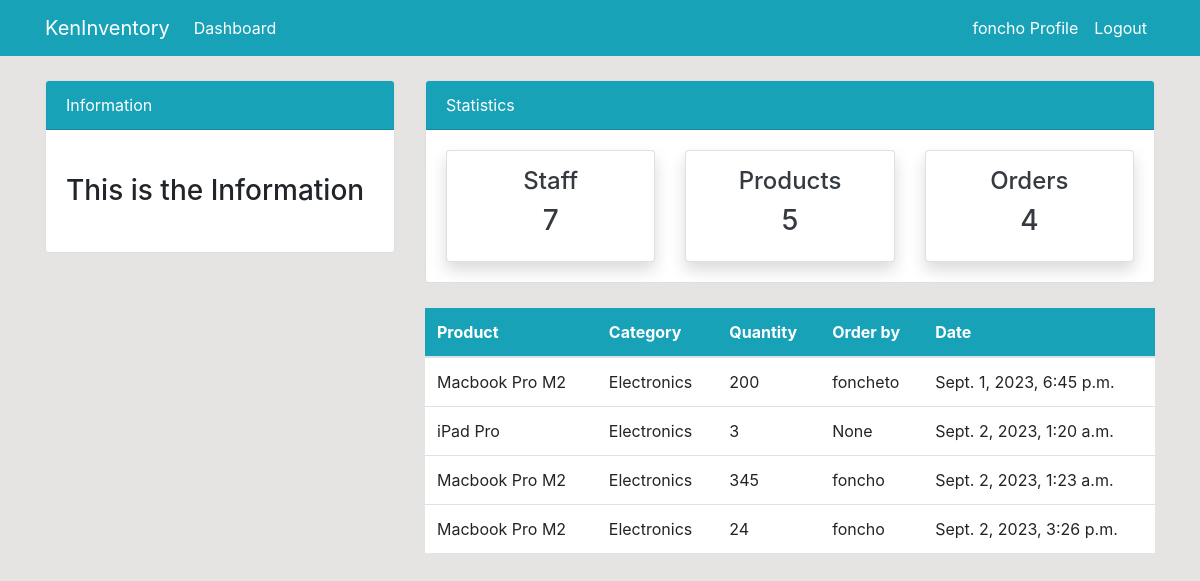
Screenshot of /order/ (signed in) with the database file from the repository.
### dashboard/models.py (models this page shows, shortened)
class Order(models.Model):
    product = models.ForeignKey(Product, on_delete=models.CASCADE, null=True)
    staff = models.ForeignKey(User, on_delete=models.CASCADE, null=True)
    order_quantity = models.PositiveSmallIntegerField(null=True)
    date = models.DateTimeField(auto_now_add=True, null=True)
    class Meta:
        verbose_name_plural = "Order"

class Product(models.Model):
    name = models.CharField(max_length=50, null=True)
    category = models.CharField(choices=CATEGORIES, max_length=20, null=True)
    quantity = models.PositiveSmallIntegerField(null=True)
    class Meta:
        verbose_name_plural = "Product"
    def __str__(self):
        return self.name

### dashboard/views.py (the view)
# urls.py: path("order/", views.order, name="dashboard-order"),
@login_required
def order(request):
    orders = Order.objects.all()
    orders_count = orders.count()
    workers_count = User.objects.all().count()
    items_count = Product.objects.all().count()
    context = {
        "orders": orders,
        "workers_count": workers_count,
        "orders_count": orders_count,
        "items_count": items_count,
    }
    return render(request, "dashboard/order.html", context)

### templates/dashboard/order.html (shortened to what this page needs)
{% extends 'partials/base.html' %}
{% block content %}
{% include 'partials/topnav.html' %}
<div class="container">
    <div class="row my-4">
        <div class="col-md-4">
        </div>
        <div class="col-md-8">
            <table class="table bg-white">
                <thead class="bg-info">
                    <tr class="text-white">
                        <th scope="col">Product</th>
                        <th scope="col">Category</th>
                        <th scope="col">Quantity</th>
                        <th scope="col">Order by</th>
                        <th scope="col">Date</th>
                    </tr>
                </thead>
                <tbody>
                    {% for order in orders %}
                    <tr>
                        <td>{{ order.product }}</td>
                        <td>{{ order.product.category }}</td>
                        <td>{{ order.order_quantity }}</td>
                        <td>{{ order.staff }}</td>
                        <td>
                            {{ order.date }}
                        </td>
                    </tr>
                    {% endfor %}
                </tbody>
            </table>
        </div>
    </div>
</div>
{% endblock %}

### templates/partials/nav.html (shortened to what this page needs)
<nav class="navbar navbar-expand-lg navbar-info bg-info">
    {% if user.is_authenticated %}
    <div class="container">
        <a class="navbar-brand text-white" href="{% url 'dashboard-index' %}">KenInventory</a>
        <div class="collapse navbar-collapse" id="navbarSupportedContent">
            <ul class="navbar-nav mr-auto">
                <li class="nav-item active">
                    <a class="nav-link text-white" href="{% url 'dashboard-index' %}">Dashboard </a>
                </li>
            </ul>
            <ul class="navbar-nav ml-auto">
                <li class="nav-item active">
                    <a class="nav-link text-white" href="{% url 'user-profile' %}">{{ user.username }} Profile </a>
                </li>
                <li class="nav-item">
                    <a class="nav-link text-white" href="{% url 'user-logout' %}">Logout</a>
                </li>
            </ul>
            {% endif %}
        </div>
    </div>
</nav>

### static/style.css (style rules this page uses)
body { background: rgb(230, 227, 227); }

### rows the page displays
Order: product "Macbook Pro M2", product.category "Electronics", order_quantity "200", staff "foncheto", date "Sept. 1, 2023, 6:45 p.m."
Order: product "iPad Pro", product.category "Electronics", order_quantity "3", staff "None", date "Sept. 2, 2023, 1:20 a.m."
Order: product "Macbook Pro M2", product.category "Electronics", order_quantity "345", staff "foncho", date "Sept. 2, 2023, 1:23 a.m."
Order: product "Macbook Pro M2", product.category "Electronics", order_quantity "24", staff "foncho", date "Sept. 2, 2023, 3:26 p.m."

### other values shown
{{ user.username }} "foncho"
{{ workers_count }} "7"
{{ items_count }} "5"
{{ orders_count }} "4"
